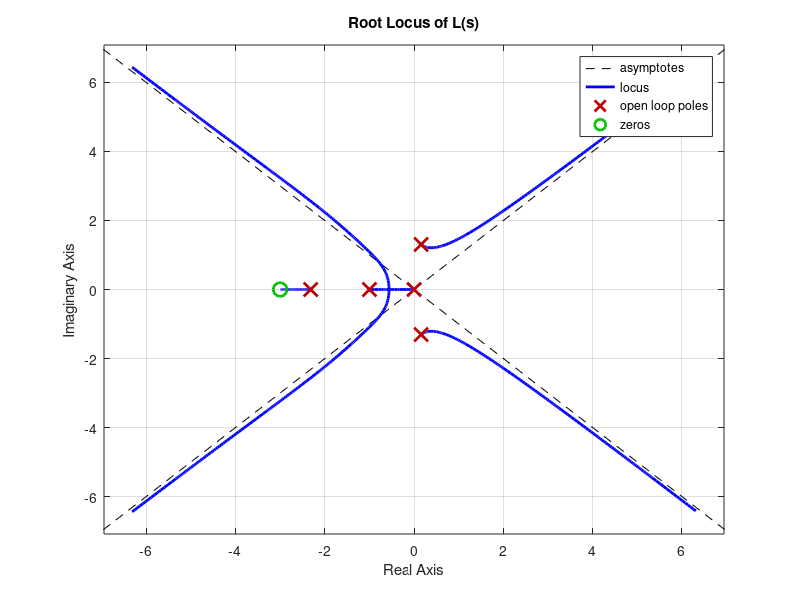

Write the MATLAB code that produced this figure.
% Define the open-loop transfer function L(s)
numL = [1 3]; % Replace with your numerator coefficients
denL = conv(conv([1 0], [1 1]), [1 2, 1 4]); % Replace with your denominator coefficients
L = tf(numL, denL);

% Plot the root locus
figure;
rlocus(L);
title('Root Locus of L(s)');

% You can use [K, poles] = rlocfind(L) to interactively find the value of K
% for a specific point on the root locus plot.
